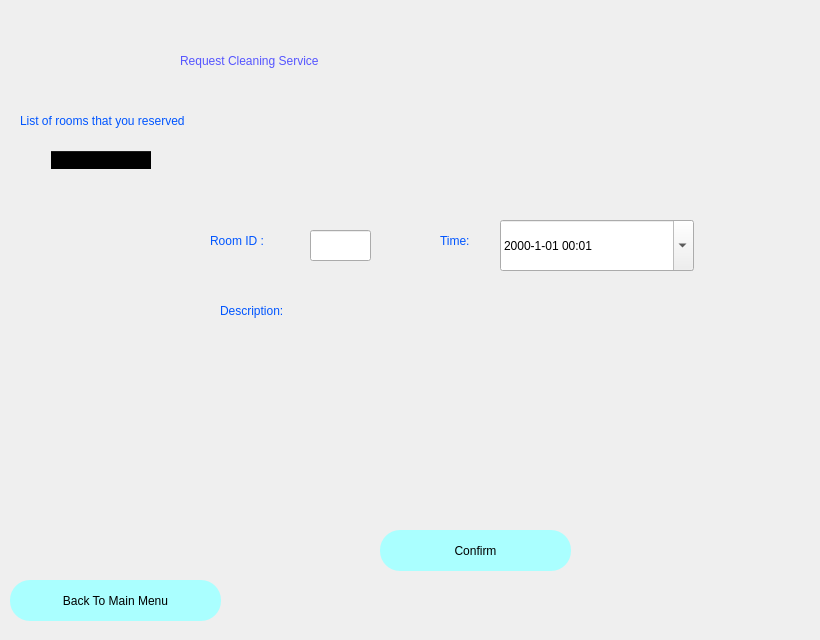
<?xml version="1.0" encoding="UTF-8"?>
<ui version="4.0">
 <class>Dialog</class>
 <widget class="QDialog" name="Dialog">
  <property name="geometry">
   <rect>
    <x>0</x>
    <y>0</y>
    <width>820</width>
    <height>640</height>
   </rect>
  </property>
  <property name="windowTitle">
   <string>Dialog</string>
  </property>
  <widget class="QWidget" name="widget" native="true">
   <property name="geometry">
    <rect>
     <x>0</x>
     <y>0</y>
     <width>831</width>
     <height>640</height>
    </rect>
   </property>
   <property name="styleSheet">
    <string notr="true">QWidget#widget{
                    background-color: qlineargradient(spread:pad, x1:0.352826, y1:0.398, x2:0.715975, y2:0.892, stop:0
                    rgba(0, 255, 255, 255), stop:1 rgba(0, 170, 255, 255))
                    }
                </string>
   </property>
   <widget class="QLabel" name="label">
    <property name="geometry">
     <rect>
      <x>180</x>
      <y>30</y>
      <width>501</width>
      <height>61</height>
     </rect>
    </property>
    <property name="styleSheet">
     <string notr="true">font: 26pt &quot;MS Shell Dlg 2&quot;;
                        color:rgb(85, 85, 255)
                    </string>
    </property>
    <property name="text">
     <string>Request Cleaning Service</string>
    </property>
   </widget>
   <widget class="QPushButton" name="confirm">
    <property name="geometry">
     <rect>
      <x>380</x>
      <y>530</y>
      <width>191</width>
      <height>41</height>
     </rect>
    </property>
    <property name="styleSheet">
     <string notr="true">border-radius:20px;
                        font: 14pt &quot;MS Shell Dlg 2&quot;;
                        background-color:rgb(170, 255, 255);
                        color:rgb(0, 0, 0)
                    </string>
    </property>
    <property name="text">
     <string>Confirm</string>
    </property>
   </widget>
   <widget class="QLabel" name="label_7">
    <property name="geometry">
     <rect>
      <x>20</x>
      <y>100</y>
      <width>291</width>
      <height>41</height>
     </rect>
    </property>
    <property name="styleSheet">
     <string notr="true">font: 12pt &quot;MS Shell Dlg 2&quot;;
color: rgb(0, 85, 255);</string>
    </property>
    <property name="text">
     <string>List of rooms that you reserved</string>
    </property>
   </widget>
   <widget class="QTableWidget" name="rooms">
    <property name="geometry">
     <rect>
      <x>50</x>
      <y>150</y>
      <width>121</width>
      <height>291</height>
     </rect>
    </property>
    <property name="styleSheet">
     <string notr="true">background-color:rgba(0,0,0,0);</string>
    </property>
    <column>
     <property name="text">
      <string>ID</string>
     </property>
    </column>
   </widget>
   <widget class="QLabel" name="label_8">
    <property name="geometry">
     <rect>
      <x>210</x>
      <y>220</y>
      <width>101</width>
      <height>41</height>
     </rect>
    </property>
    <property name="styleSheet">
     <string notr="true">font: 12pt &quot;MS Shell Dlg 2&quot;;
color: rgb(0, 85, 255);</string>
    </property>
    <property name="text">
     <string>Room ID :</string>
    </property>
   </widget>
   <widget class="QLineEdit" name="roomid">
    <property name="geometry">
     <rect>
      <x>310</x>
      <y>230</y>
      <width>61</width>
      <height>31</height>
     </rect>
    </property>
   </widget>
   <widget class="QPushButton" name="mainmenu">
    <property name="geometry">
     <rect>
      <x>10</x>
      <y>580</y>
      <width>211</width>
      <height>41</height>
     </rect>
    </property>
    <property name="styleSheet">
     <string notr="true">border-radius:20px;
                        font: 14pt &quot;MS Shell Dlg 2&quot;;
                        background-color:rgb(170, 255, 255);
                        color:rgb(0, 0, 0)
                    </string>
    </property>
    <property name="text">
     <string>Back To Main Menu</string>
    </property>
   </widget>
   <widget class="QLabel" name="label_9">
    <property name="geometry">
     <rect>
      <x>440</x>
      <y>220</y>
      <width>51</width>
      <height>41</height>
     </rect>
    </property>
    <property name="styleSheet">
     <string notr="true">font: 12pt &quot;MS Shell Dlg 2&quot;;
color: rgb(0, 85, 255);</string>
    </property>
    <property name="text">
     <string>Time:</string>
    </property>
   </widget>
   <widget class="QDateTimeEdit" name="time">
    <property name="geometry">
     <rect>
      <x>500</x>
      <y>220</y>
      <width>194</width>
      <height>51</height>
     </rect>
    </property>
    <property name="displayFormat">
     <string>yyyy-M-dd HH:MM</string>
    </property>
    <property name="calendarPopup">
     <bool>true</bool>
    </property>
   </widget>
   <widget class="QTextEdit" name="description">
    <property name="geometry">
     <rect>
      <x>220</x>
      <y>340</y>
      <width>511</width>
      <height>131</height>
     </rect>
    </property>
    <property name="styleSheet">
     <string notr="true">background-color: rgba(0,0,0,0);</string>
    </property>
   </widget>
   <widget class="QLabel" name="label_10">
    <property name="geometry">
     <rect>
      <x>220</x>
      <y>290</y>
      <width>121</width>
      <height>41</height>
     </rect>
    </property>
    <property name="styleSheet">
     <string notr="true">font: 12pt &quot;MS Shell Dlg 2&quot;;
color: rgb(0, 85, 255);</string>
    </property>
    <property name="text">
     <string>Description:</string>
    </property>
   </widget>
   <widget class="QLabel" name="massage">
    <property name="geometry">
     <rect>
      <x>350</x>
      <y>480</y>
      <width>291</width>
      <height>41</height>
     </rect>
    </property>
    <property name="styleSheet">
     <string notr="true">font: 12pt &quot;MS Shell Dlg 2&quot;;
color: green;</string>
    </property>
    <property name="text">
     <string/>
    </property>
   </widget>
  </widget>
 </widget>
 <resources/>
 <connections/>
</ui>
